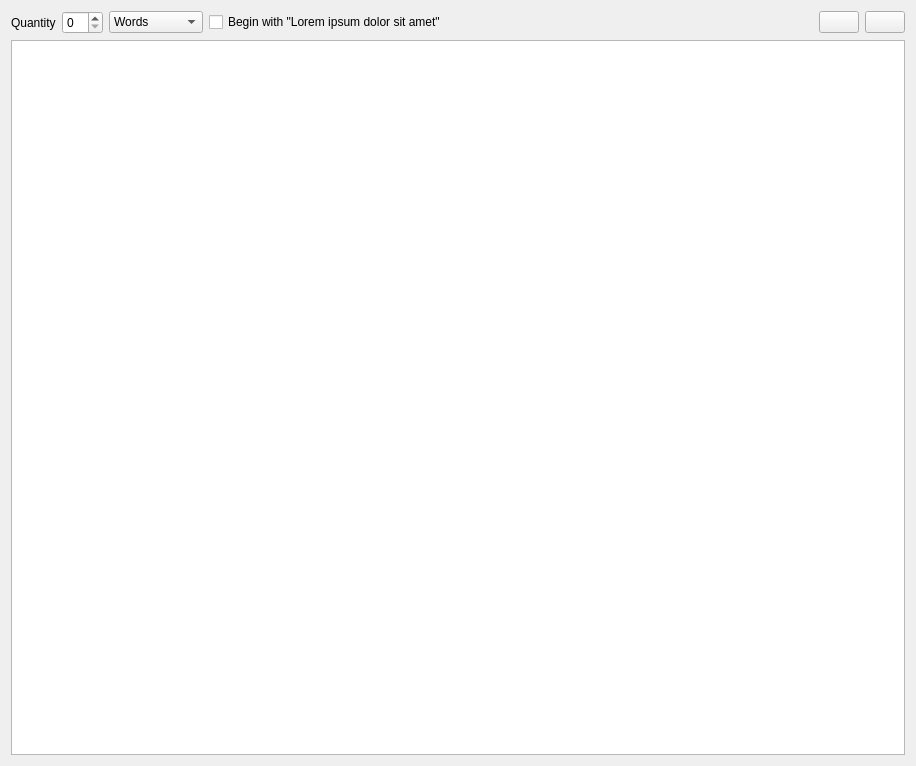
<?xml version="1.0" encoding="UTF-8"?>
<ui version="4.0">
 <class>LoremIpsumGenerator</class>
 <widget class="QWidget" name="LoremIpsumGenerator">
  <property name="geometry">
   <rect>
    <x>0</x>
    <y>0</y>
    <width>916</width>
    <height>766</height>
   </rect>
  </property>
  <property name="windowTitle">
   <string>Form</string>
  </property>
  <property name="locale">
   <locale language="English" country="UnitedStates"/>
  </property>
  <layout class="QVBoxLayout" name="verticalLayout">
   <item>
    <layout class="QHBoxLayout" name="horizontalLayout">
     <item>
      <widget class="QLabel" name="label">
       <property name="text">
        <string>Quantity</string>
       </property>
      </widget>
     </item>
     <item>
      <widget class="QSpinBox" name="spinBox"/>
     </item>
     <item>
      <widget class="QComboBox" name="comboBox">
       <item>
        <property name="text">
         <string>Words</string>
        </property>
       </item>
       <item>
        <property name="text">
         <string>Sentences</string>
        </property>
       </item>
       <item>
        <property name="text">
         <string>Paragraphs</string>
        </property>
       </item>
      </widget>
     </item>
     <item>
      <widget class="QCheckBox" name="beginWithLICheckBox">
       <property name="text">
        <string>Begin with &quot;Lorem ipsum dolor sit amet&quot;</string>
       </property>
      </widget>
     </item>
     <item>
      <spacer name="horizontalSpacer">
       <property name="orientation">
        <enum>Qt::Orientation::Horizontal</enum>
       </property>
       <property name="sizeHint" stdset="0">
        <size>
         <width>40</width>
         <height>20</height>
        </size>
       </property>
      </spacer>
     </item>
     <item>
      <widget class="QPushButton" name="copyButton">
       <property name="toolTip">
        <string>Copy</string>
       </property>
       <property name="text">
        <string/>
       </property>
       <property name="icon">
        <iconset theme="QIcon::ThemeIcon::EditCopy"/>
       </property>
      </widget>
     </item>
     <item>
      <widget class="QPushButton" name="regenerateButton">
       <property name="toolTip">
        <string>Generate</string>
       </property>
       <property name="text">
        <string/>
       </property>
       <property name="icon">
        <iconset theme="QIcon::ThemeIcon::ViewRefresh"/>
       </property>
      </widget>
     </item>
    </layout>
   </item>
   <item>
    <widget class="QPlainTextEdit" name="plainTextEdit"/>
   </item>
  </layout>
 </widget>
 <resources/>
 <connections/>
</ui>
